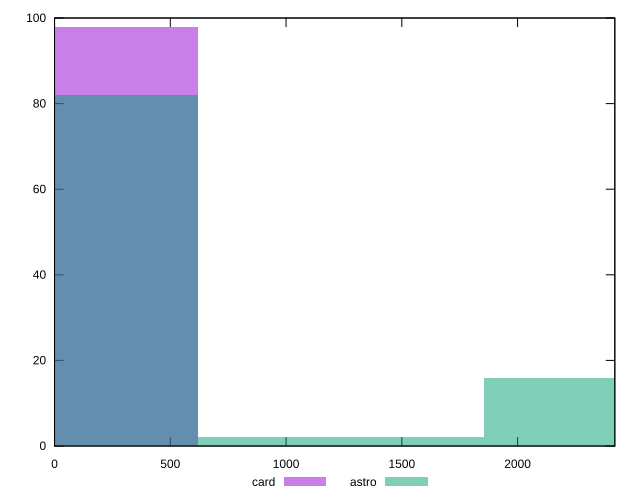

Generate this figure with gnuplot:
reset

$card <<EOF
0 98
EOF

$astro <<EOF
0 82
1236.9397431776554 2
2473.8794863553107 16
EOF

set key outside below
set boxwidth 1236.9397431776554
set xrange [0:2420]
set yrange [0:100]
set trange [0:100]
set style fill transparent solid 0.5 noborder
set terminal svg size 640, 500 enhanced background rgb 'white'
set output "report/report_00029_2021-02-24T13-36-40.390Z/unused-css-rules/comparison/histogram/2_vs_3.svg"

plot $card title "card" with boxes, \
     $astro title "astro" with boxes

reset
